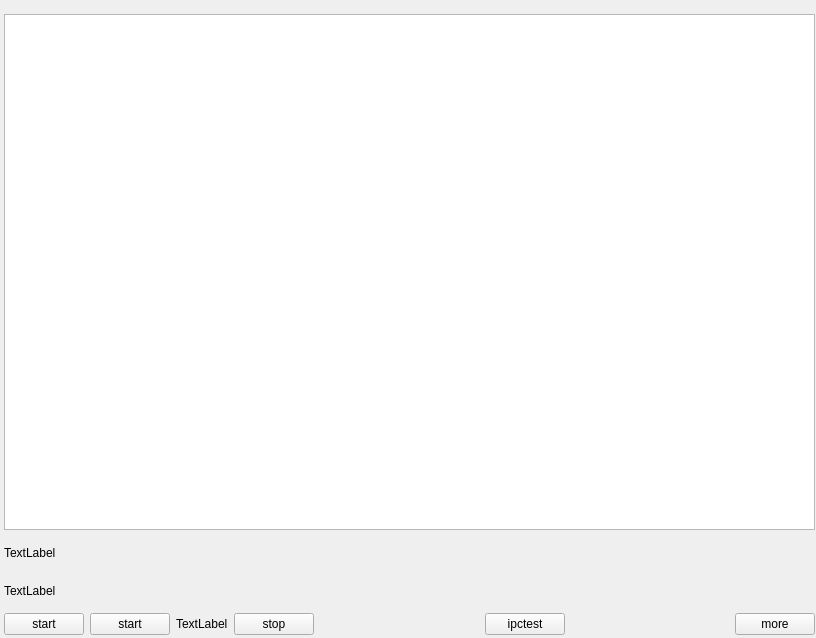
<?xml version="1.0" encoding="UTF-8"?>
<ui version="4.0">
 <class>IPCTestNetWidget</class>
 <widget class="QWidget" name="IPCTestNetWidget">
  <property name="geometry">
   <rect>
    <x>0</x>
    <y>0</y>
    <width>816</width>
    <height>638</height>
   </rect>
  </property>
  <property name="windowTitle">
   <string>Form</string>
  </property>
  <widget class="QWidget" name="layoutWidget">
   <property name="geometry">
    <rect>
     <x>4</x>
     <y>14</y>
     <width>811</width>
     <height>621</height>
    </rect>
   </property>
   <layout class="QVBoxLayout" name="verticalLayout" stretch="16,1,1,1">
    <item>
     <widget class="QTableWidget" name="tableWidget"/>
    </item>
    <item>
     <widget class="QLabel" name="ipchardwarelabel">
      <property name="text">
       <string>TextLabel</string>
      </property>
     </widget>
    </item>
    <item>
     <widget class="QLabel" name="ipchardwarelabel_2">
      <property name="text">
       <string>TextLabel</string>
      </property>
     </widget>
    </item>
    <item>
     <layout class="QHBoxLayout" name="horizontalLayout">
      <item>
       <widget class="QPushButton" name="starttestbtn">
        <property name="text">
         <string notr="true">start</string>
        </property>
       </widget>
      </item>
      <item>
       <widget class="QPushButton" name="starttestbtn_2">
        <property name="text">
         <string notr="true">start</string>
        </property>
       </widget>
      </item>
      <item>
       <widget class="QLabel" name="testinglabel">
        <property name="text">
         <string>TextLabel</string>
        </property>
       </widget>
      </item>
      <item>
       <widget class="QPushButton" name="stoptestbtn">
        <property name="text">
         <string notr="true">stop</string>
        </property>
       </widget>
      </item>
      <item>
       <spacer name="horizontalSpacer_2">
        <property name="orientation">
         <enum>Qt::Horizontal</enum>
        </property>
        <property name="sizeHint" stdset="0">
         <size>
          <width>40</width>
          <height>20</height>
         </size>
        </property>
       </spacer>
      </item>
      <item>
       <widget class="QPushButton" name="ipcStatusbtn">
        <property name="text">
         <string notr="true">ipctest</string>
        </property>
       </widget>
      </item>
      <item>
       <spacer name="horizontalSpacer">
        <property name="orientation">
         <enum>Qt::Horizontal</enum>
        </property>
        <property name="sizeHint" stdset="0">
         <size>
          <width>40</width>
          <height>20</height>
         </size>
        </property>
       </spacer>
      </item>
      <item>
       <widget class="QPushButton" name="moreInfobtn">
        <property name="text">
         <string notr="true">more</string>
        </property>
       </widget>
      </item>
     </layout>
    </item>
   </layout>
  </widget>
 </widget>
 <resources/>
 <connections/>
</ui>
